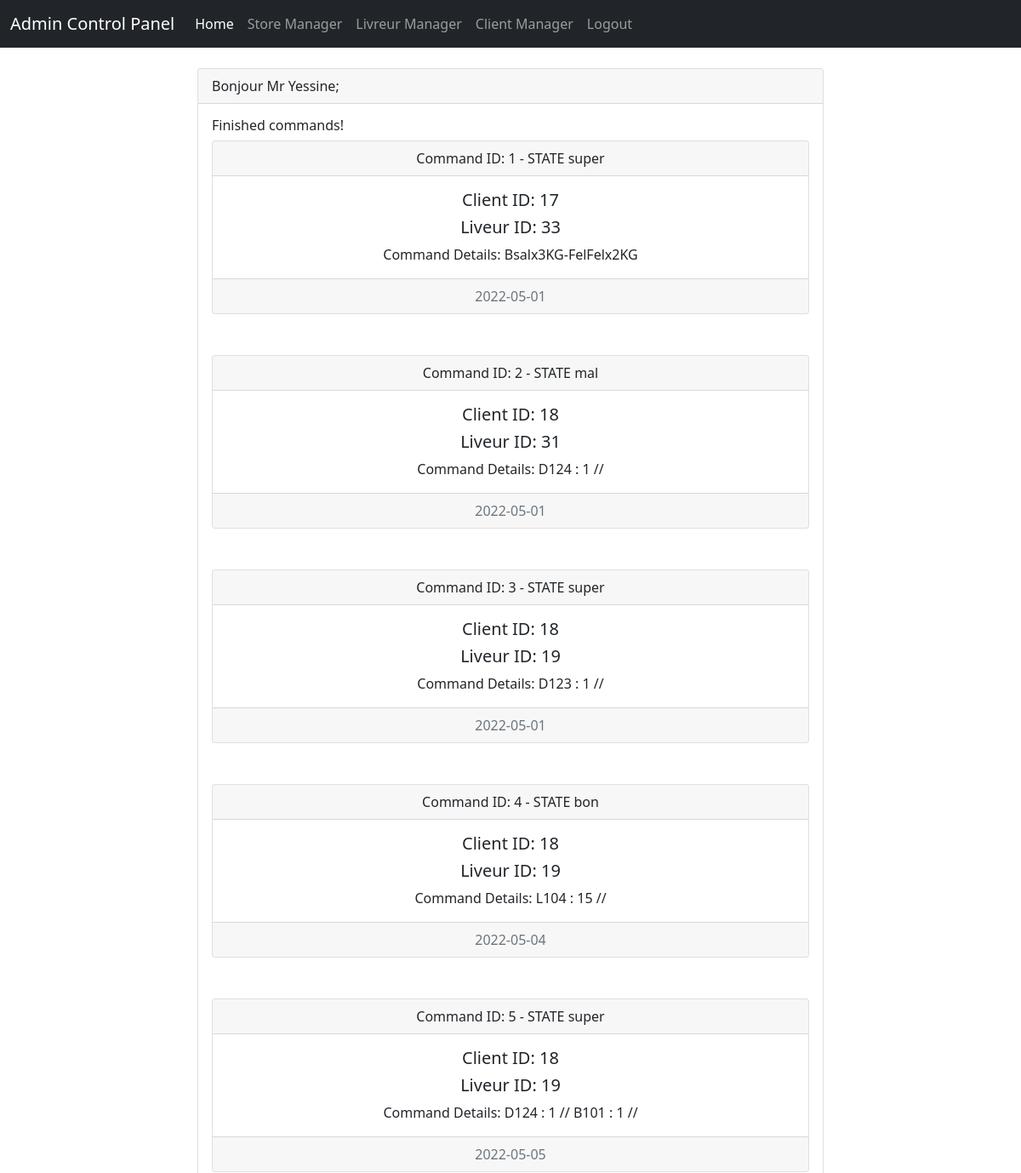
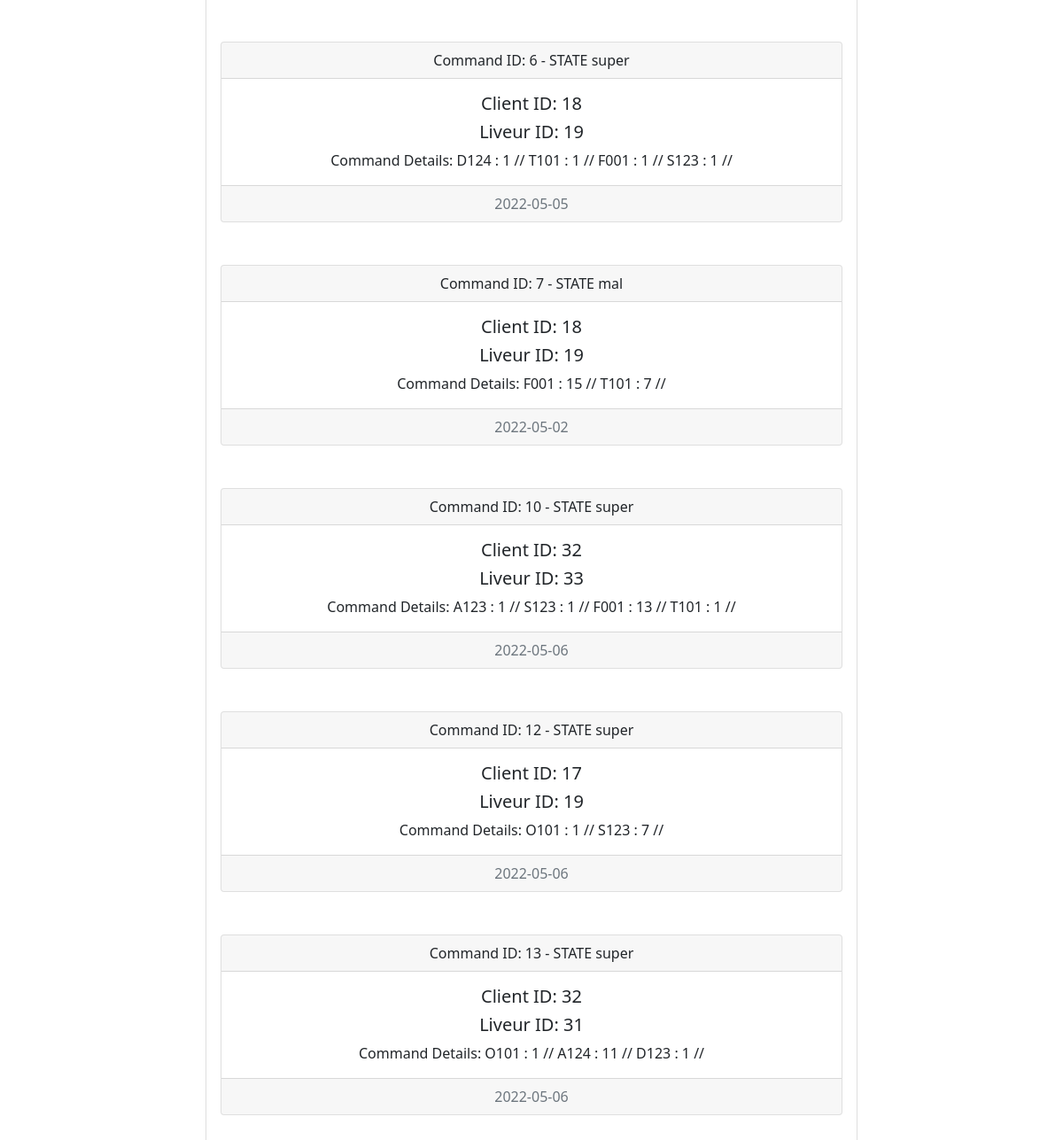
The page /Admin/MainPanel.php?view=Finished (signed in) on the database its author committed (2 pictures, top to bottom).
### tables this page shows
CREATE TABLE `commands` (
  `commandID` int(11) NOT NULL,
  `ClientID` int(11) DEFAULT NULL,
  `LivreurID` int(11) DEFAULT NULL,
  `CommandDetails` varchar(200) DEFAULT NULL,
  `LivrasionDate` date DEFAULT NULL,
  `CommandDate` date DEFAULT NULL,
  `STATE` varchar(60) DEFAULT NULL,
  `TakeLivDate` date DEFAULT NULL
);

### Admin/MainPanel.php (the view, shortened to what this page needs)
<?php
if(empty($_SESSION['mail'])){
    header('location: login.php');
}else{
    if($_SESSION['role']!="Admin"){
        echo "NOT FOUND 404";
    }else{
        ?>
<body>
<?php include "header.php";?>
<div id="app">
<main class="py-4">
    <div class="container">
        <div class="row justify-content-center">
            <div class="col-md-8">
            <?php if(isset($_GET["view"])){
                if($_GET["view"]=='PendingCMD'){?>
                <div class="card">
                    <div class="card-header"><?php echo "Bonjour Mr ".  $_SESSION['name']; ?>;</div>
                    <div class="card-body">
                    <h6>Pending commands!</h6>
                    <?php
                        $conn = new mysqli('127.0.0.1', 'root', '', 'db-sou9');
                        $req = "select * from commands where LivrasionDate is null;";
                        $res = $conn->query($req);
                        if($res->num_rows==0){
                            echo '<div class="alert alert-info" role="alert">
                            No Commands Waiting</div>';
                        }else{
                            while ($l=$res->fetch_array()){
                                if($l[2]==null){
                                    $liv = "Pending";
                                }else{
                                    $liv = "<a href='../Admin/Livreur/LivreurViews/V@LivreurDetails.php?idliv=$l[2]'>$l[2]</a>";
                                }
                                echo "
                                <div class='card text-center'>
                                <div class='card-header'>
                                   Command ID:  $l[0]
                                </div>
                                <div class='card-body'>
                                    <h5 class='card-title'>Client ID: $l[1]</h5>
                                    <h5 class='card-title'>Liveur ID: $liv</h5>
                                    <p class='card-text'>Command Details: $l[3]</p>
                                </div>
                                <div class='card-footer text-muted'>
                                   $l[5]
                                </div>
                                </div>
                                <br>
                                <br>
                                ";
                            }
                        }
                    ?>
                </div>
                <?php }else{?>
                <div class="card">
                <div class="card-header"><?php echo "Bonjour Mr ".  $_SESSION['name']; ?>;</div>
                    <div class="card-body">
                    <h6>Finished commands!</h6>
                    <?php
                        $conn = new mysqli('127.0.0.1', 'root', '', 'db-sou9');
                        $req = "select * from commands where LivreurID is not null and LivrasionDate is not null;";
                        $res = $conn->query($req);
                        if($res->num_rows==0){
                            echo '<div class="alert alert-info" role="alert">
                            No Commands Waiting</div>';
                        }else{
                            while ($l=$res->fetch_array()){
                                if($l[2]==null){
                                    $liv = "Pending";
                                }else{
                                    $liv = $l[2];
                                }
                                echo "
                                <div class='card text-center'>
                                <div class='card-header'>
                                   Command ID:  $l[0] - STATE $l[6]
                                </div>
                                <div class='card-body'>
                                    <h5 class='card-title'>Client ID: $l[1]</h5>
                                    <h5 class='card-title'>Liveur ID: $liv</h5>
                                    <p class='card-text'>Command Details: $l[3]</p>
                                </div>
                                <div class='card-footer text-muted'>
                                   $l[5]
                                </div>
                                </div>
                                <br>
                                <br>
                                ";
                            }
                        }
                    ?>
                </div>
            <?php }}?>
            </div>
        </div>
    </div>
</main>
</div>
</body>
</html>
    <?php
    }}
?>

### rows shown on the page
commands: commandID "1", STATE "super", ClientID "17", LivreurID "33", CommandDetails "Bsalx3KG-FelFelx2KG", CommandDate "2022-05-01"
commands: commandID "2", STATE "mal", ClientID "18", LivreurID "31", CommandDetails "D124 : 1 //", CommandDate "2022-05-01"
commands: commandID "3", STATE "super", ClientID "18", LivreurID "19", CommandDetails "D123 : 1 //", CommandDate "2022-05-01"
commands: commandID "4", STATE "bon", ClientID "18", LivreurID "19", CommandDetails "L104 : 15 //", CommandDate "2022-05-04"
commands: commandID "5", STATE "super", ClientID "18", LivreurID "19", CommandDetails "D124 : 1 // B101 : 1 //", CommandDate "2022-05-05"
commands: commandID "6", STATE "super", ClientID "18", LivreurID "19", CommandDetails "D124 : 1 // T101 : 1 // F001 : 1 // S123 : 1 //", CommandDate "2022-05-05"
commands: commandID "7", STATE "mal", ClientID "18", LivreurID "19", CommandDetails "F001 : 15 // T101 : 7 //", CommandDate "2022-05-02"
commands: commandID "10", STATE "super", ClientID "32", LivreurID "33", CommandDetails "A123 : 1 // S123 : 1 // F001 : 13 // T101 : 1 //", CommandDate "2022-05-06"
commands: commandID "12", STATE "super", ClientID "17", LivreurID "19", CommandDetails "O101 : 1 // S123 : 7 //", CommandDate "2022-05-06"
commands: commandID "13", STATE "super", ClientID "32", LivreurID "31", CommandDetails "O101 : 1 // A124 : 11 // D123 : 1 //", CommandDate "2022-05-06"

### other values the page prints
$_SESSION['name'] "Yessine"
